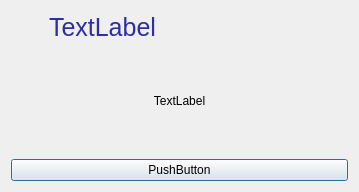
<?xml version="1.0" encoding="UTF-8"?>
<ui version="4.0">
 <class>MsgDlg</class>
 <widget class="QDialog" name="MsgDlg">
  <property name="geometry">
   <rect>
    <x>0</x>
    <y>0</y>
    <width>359</width>
    <height>192</height>
   </rect>
  </property>
  <property name="windowTitle">
   <string>Dialog</string>
  </property>
  <property name="styleSheet">
   <string notr="true">#title {
	font: 25px;
	color: rgb(46, 45, 162);
}</string>
  </property>
  <layout class="QVBoxLayout" name="verticalLayout">
   <item>
    <layout class="QHBoxLayout" name="horizontalLayout">
     <item>
      <widget class="QLabel" name="icon">
       <property name="minimumSize">
        <size>
         <width>32</width>
         <height>32</height>
        </size>
       </property>
       <property name="maximumSize">
        <size>
         <width>32</width>
         <height>32</height>
        </size>
       </property>
       <property name="text">
        <string/>
       </property>
       <property name="pixmap">
        <pixmap resource="rsc.qrc">:/rsc/alert.png</pixmap>
       </property>
       <property name="scaledContents">
        <bool>true</bool>
       </property>
      </widget>
     </item>
     <item>
      <widget class="QLabel" name="title">
       <property name="maximumSize">
        <size>
         <width>16777215</width>
         <height>30</height>
        </size>
       </property>
       <property name="text">
        <string>TextLabel</string>
       </property>
      </widget>
     </item>
    </layout>
   </item>
   <item>
    <widget class="QLabel" name="text">
     <property name="minimumSize">
      <size>
       <width>0</width>
       <height>90</height>
      </size>
     </property>
     <property name="text">
      <string>TextLabel</string>
     </property>
     <property name="alignment">
      <set>Qt::AlignCenter</set>
     </property>
    </widget>
   </item>
   <item>
    <widget class="QPushButton" name="button">
     <property name="text">
      <string>PushButton</string>
     </property>
    </widget>
   </item>
  </layout>
 </widget>
 <resources>
  <include location="rsc.qrc"/>
 </resources>
 <connections>
  <connection>
   <sender>button</sender>
   <signal>clicked()</signal>
   <receiver>MsgDlg</receiver>
   <slot>close()</slot>
   <hints>
    <hint type="sourcelabel">
     <x>148</x>
     <y>124</y>
    </hint>
    <hint type="destinationlabel">
     <x>91</x>
     <y>146</y>
    </hint>
   </hints>
  </connection>
 </connections>
</ui>
